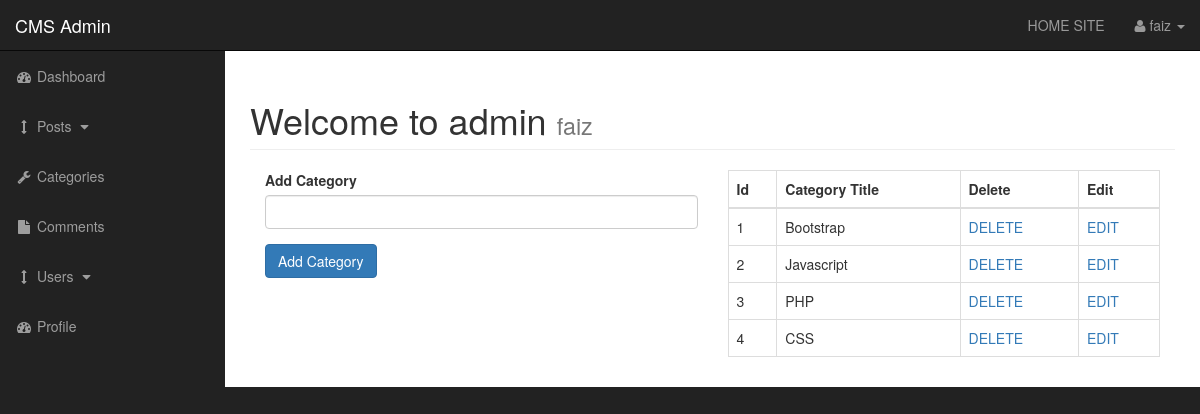
The app's page /admin/categories.php (signed in) with its own data.
### tables this page shows
CREATE TABLE `categories` (
  `cat_id` int(4) NOT NULL,
  `cat_title` varchar(255) NOT NULL
);

### admin/functions.php (the view, shortened to what this page needs)
<?php
function findAllcategories()
{
	global $connection;
	$query="select * from categories";
$select_categories=mysqli_query($connection,$query);
while($row=mysqli_fetch_assoc($select_categories))
{
$cat_id=$row['cat_id'];
$cat_title=$row['cat_title'];
echo "<tr>";
echo "<td>{$cat_id}</td>";
echo "<td>{$cat_title}</td>";
echo"<td><a href='categories.php?delete={$cat_id}'>DELETE</a></td>";
echo"<td><a href='categories.php?edit={$cat_id}'>EDIT</a></td>";
echo "</tr>";
}
}
?>

### admin/css/sb-admin.css (style rules this page uses)
body { margin-top: 100px; background-color: #222; }
@media (min-width:768px) { body { margin-top: 50px; } }

### records on screen
categories: cat_id "1", cat_title "Bootstrap"
categories: cat_id "2", cat_title "Javascript"
categories: cat_id "3", cat_title "PHP"
categories: cat_id "4", cat_title "CSS"

### other values on screen
$_SESSION['username'] "faiz"
